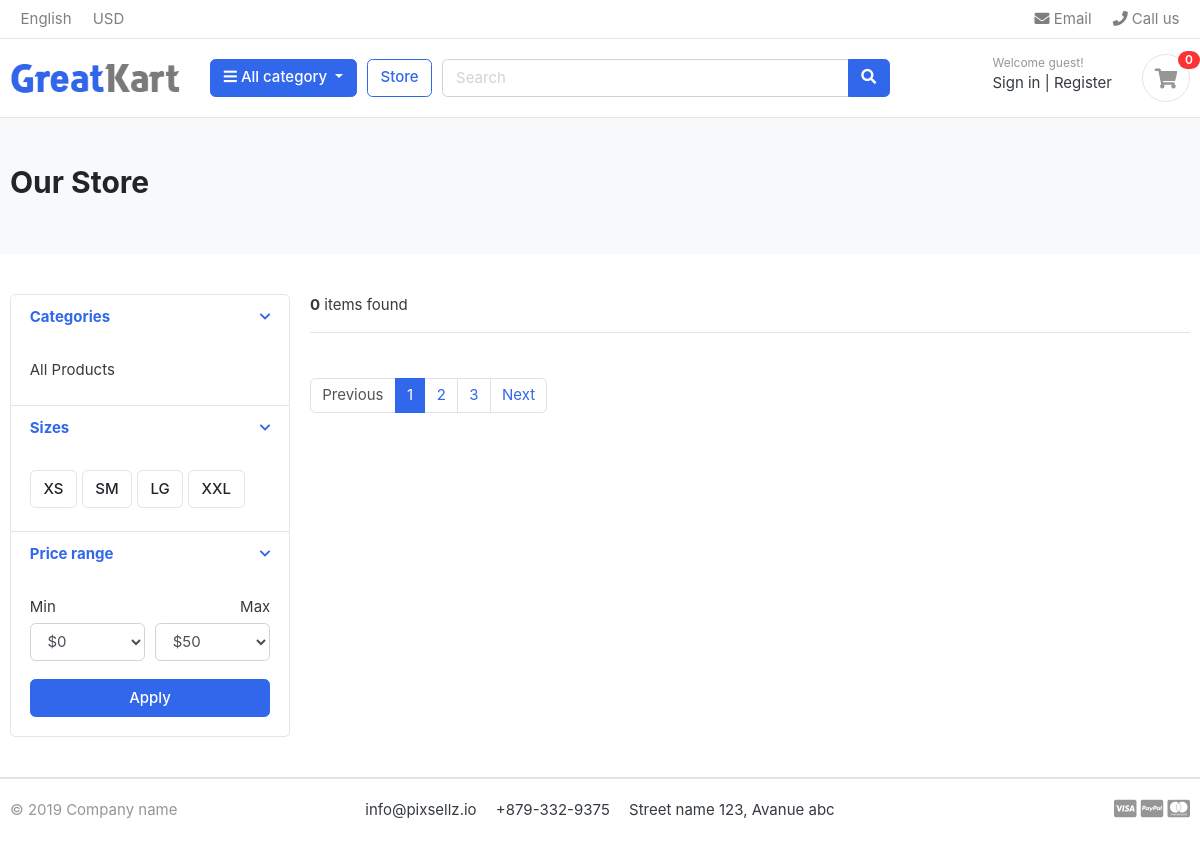
The app's page /store/, older data.
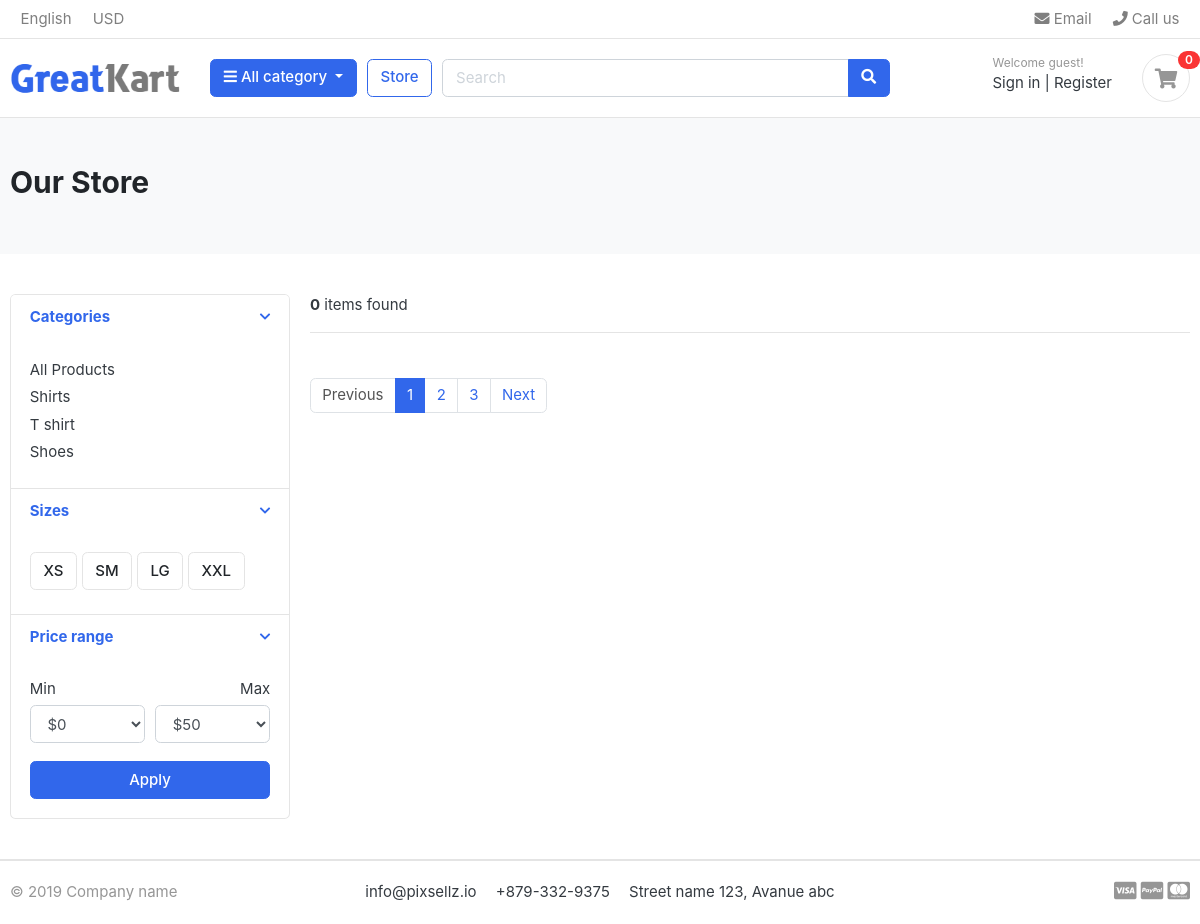
The same page, newer data.
### category/models.py (models this page shows, shortened)
class Category(models.Model):
    category_name = models.CharField(max_length=50, unique=True)
    slug = models.SlugField(max_length=100,unique=True)
    description = models.TextField(max_length=255,blank=True)
    char_image = models.ImageField(upload_to='photos/category/', blank=True)
    class Meta:
        verbose_name = 'category'
        verbose_name_plural = 'categories'
    def get_url(self):
        return reverse('products_by_category', args = [self.slug])

### store/views.py (the view)
# urls.py: path('store/', include('store.urls')),
def store(request, category_slug = None):
    categories = None
    products = None
    if category_slug != None:
        categories = get_object_or_404(Category, slug = category_slug)
        products = Product.objects.filter(category = categories, is_available = True)
        product_count = products.count()
    else:
        products = Product.objects.all().filter(is_available = True)
        product_count = products.count()
    context = {
        'products': products,
        'product_count': product_count,
    }
    return render(request, 'store/store.html', context)

### category/context_processors.py (called while the page is built)
def menu_links(request):
    links = Category.objects.all()
    return dict(links = links)   #links = links

### templates/store/store.html (shortened to what this page needs)
{%extends 'base.html'%}
{%load static%}
{%block content%}
<section class="section-pagetop bg">
<div class="container">
	<h2 class="title-page">Our Store</h2>
</div>
</section>
<section class="section-content padding-y">
<div class="container">
<div class="row">
	<aside class="col-md-3">
<div class="card">
	<article class="filter-group">
		<header class="card-header">
			<a href="#" data-toggle="collapse" data-target="#collapse_1" aria-expanded="true" class="">
				<i class="icon-control fa fa-chevron-down"></i>
				<h6 class="title">Categories</h6>
			</a>
		</header>
		<div class="filter-content collapse show" id="collapse_1" style="">
			<div class="card-body">
				<ul class="list-menu">
					<li><a href="{%url 'store'%}">All Products  </a></li>
					{%for category in links %}
				<li><a href="{{category.get_url}}">{{category.category_name}}  </a></li>
				{%endfor%}
				</ul>
			</div>
		</div>
	</article>
	<article class="filter-group">
		<header class="card-header">
			<a href="#" data-toggle="collapse" data-target="#collapse_4" aria-expanded="true" class="">
				<i class="icon-control fa fa-chevron-down"></i>
				<h6 class="title">Sizes </h6>
			</a>
		</header>
		<div class="filter-content collapse show" id="collapse_4" style="">
			<div class="card-body">
			  <label class="checkbox-btn">
			    <span class="btn btn-light"> XS </span>
			  </label>
			  <label class="checkbox-btn">
			    <span class="btn btn-light"> SM </span>
			  </label>
			  <label class="checkbox-btn">
			    <span class="btn btn-light"> LG </span>
			  </label>
			  <label class="checkbox-btn">
			    <span class="btn btn-light"> XXL </span>
			  </label>
		</div>
		</div>
	</article>
	<article class="filter-group">
		<header class="card-header">
			<a href="#" data-toggle="collapse" data-target="#collapse_3" aria-expanded="true" class="">
				<i class="icon-control fa fa-chevron-down"></i>
				<h6 class="title">Price range </h6>
			</a>
		</header>
		<div class="filter-content collapse show" id="collapse_3" style="">
			<div class="card-body">
				<div class="form-row">
				<div class="form-group col-md-6">
				  <label>Min</label>
				  	<select class="mr-2 form-control">
						<option value="0">$0</option>
					</select>
				</div>
				<div class="form-group text-right col-md-6">
				  <label>Max</label>
				  	<select class="mr-2 form-control">
						<option value="50">$50</option>
					</select>
				</div>
				</div>
				<button class="btn btn-block btn-primary">Apply</button>
			</div>
		</div>
	</article>
</div>
	</aside>
	<main class="col-md-9">
<header class="border-bottom mb-4 pb-3">
		<div class="form-inline">
			<span class="mr-md-auto"><b>{{product_count}}</b> items found </span>
		</div>
</header>
<nav class="mt-4" aria-label="Page navigation sample">
  <ul class="pagination">
    <li class="page-item disabled"><a class="page-link" href="#">Previous</a></li>
    <li class="page-item active"><a class="page-link" href="#">1</a></li>
    <li class="page-item"><a class="page-link" href="#">2</a></li>
    <li class="page-item"><a class="page-link" href="#">3</a></li>
    <li class="page-item"><a class="page-link" href="#">Next</a></li>
  </ul>
</nav>
	</main>
</div>
</div>
</section>
{%endblock%}

Row changes from the older to the newer data that the page shows:
added Category: category_name "Shirts"
added Category: category_name "T shirt"
added Category: category_name "Shoes"
